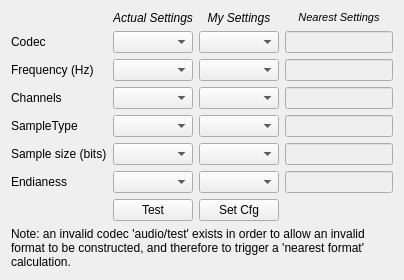
                    <widget class="QWidget" name="testFormatTab">
                     <attribute name="title">
                      <string>Test format</string>
                     </attribute>
                     <layout class="QGridLayout" name="gridLayout_5">
                      <item row="0" column="1">
                       <widget class="QLabel" name="actualLabel">
                        <property name="sizePolicy">
                         <sizepolicy hsizetype="Preferred" vsizetype="Fixed">
                          <horstretch>0</horstretch>
                          <verstretch>0</verstretch>
                         </sizepolicy>
                        </property>
                        <property name="frameShape">
                         <enum>QFrame::NoFrame</enum>
                        </property>
                        <property name="frameShadow">
                         <enum>QFrame::Plain</enum>
                        </property>
                        <property name="text">
                         <string>&lt;i&gt;Actual Settings&lt;/i&gt;</string>
                        </property>
                        <property name="textFormat">
                         <enum>Qt::RichText</enum>
                        </property>
                        <property name="alignment">
                         <set>Qt::AlignCenter</set>
                        </property>
                       </widget>
                      </item>
                      <item row="0" column="2">
                       <widget class="QLabel" name="actualLabel_2">
                        <property name="sizePolicy">
                         <sizepolicy hsizetype="Preferred" vsizetype="Fixed">
                          <horstretch>0</horstretch>
                          <verstretch>0</verstretch>
                         </sizepolicy>
                        </property>
                        <property name="frameShape">
                         <enum>QFrame::NoFrame</enum>
                        </property>
                        <property name="frameShadow">
                         <enum>QFrame::Plain</enum>
                        </property>
                        <property name="text">
                         <string>&lt;html&gt;&lt;head/&gt;&lt;body&gt;&lt;p&gt;&lt;span style=&quot; font-style:italic;&quot;&gt;My Settings&lt;/span&gt;&lt;/p&gt;&lt;/body&gt;&lt;/html&gt;</string>
                        </property>
                        <property name="textFormat">
                         <enum>Qt::RichText</enum>
                        </property>
                        <property name="alignment">
                         <set>Qt::AlignCenter</set>
                        </property>
                       </widget>
                      </item>
                      <item row="0" column="3">
                       <widget class="QLabel" name="nearestLabel">
                        <property name="sizePolicy">
                         <sizepolicy hsizetype="Preferred" vsizetype="Fixed">
                          <horstretch>0</horstretch>
                          <verstretch>0</verstretch>
                         </sizepolicy>
                        </property>
                        <property name="frameShape">
                         <enum>QFrame::NoFrame</enum>
                        </property>
                        <property name="frameShadow">
                         <enum>QFrame::Plain</enum>
                        </property>
                        <property name="text">
                         <string>&lt;!DOCTYPE HTML PUBLIC &quot;-//W3C//DTD HTML 4.0//EN&quot; &quot;http://www.w3.org/TR/REC-html40/strict.dtd&quot;&gt;
&lt;html&gt;&lt;head&gt;&lt;meta name=&quot;qrichtext&quot; content=&quot;1&quot; /&gt;&lt;style type=&quot;text/css&quot;&gt;
p, li { white-space: pre-wrap; }
&lt;/style&gt;&lt;/head&gt;&lt;body style=&quot; font-family:'MS Shell Dlg 2'; font-size:8.25pt; font-weight:400; font-style:normal;&quot;&gt;
&lt;p style=&quot; margin-top:0px; margin-bottom:0px; margin-left:0px; margin-right:0px; -qt-block-indent:0; text-indent:0px;&quot;&gt;&lt;span style=&quot; font-style:italic;&quot;&gt;Nearest Settings&lt;/span&gt;&lt;/p&gt;&lt;/body&gt;&lt;/html&gt;</string>
                        </property>
                        <property name="textFormat">
                         <enum>Qt::RichText</enum>
                        </property>
                        <property name="alignment">
                         <set>Qt::AlignCenter</set>
                        </property>
                       </widget>
                      </item>
                      <item row="1" column="0">
                       <widget class="QLabel" name="actualCodecLabel">
                        <property name="text">
                         <string>Codec</string>
                        </property>
                       </widget>
                      </item>
                      <item row="1" column="1">
                       <widget class="QComboBox" name="codecsBox"/>
                      </item>
                      <item row="1" column="2">
                       <widget class="QComboBox" name="codecsBox_2"/>
                      </item>
                      <item row="1" column="3">
                       <widget class="QLineEdit" name="nearestCodec">
                        <property name="enabled">
                         <bool>false</bool>
                        </property>
                       </widget>
                      </item>
                      <item row="2" column="0">
                       <widget class="QLabel" name="actualFreqLabel">
                        <property name="text">
                         <string>Frequency (Hz)</string>
                        </property>
                       </widget>
                      </item>
                      <item row="2" column="1">
                       <widget class="QComboBox" name="sampleRateBox">
                        <property name="sizePolicy">
                         <sizepolicy hsizetype="Expanding" vsizetype="Fixed">
                          <horstretch>0</horstretch>
                          <verstretch>0</verstretch>
                         </sizepolicy>
                        </property>
                       </widget>
                      </item>
                      <item row="2" column="2">
                       <widget class="QComboBox" name="sampleRateBox_2">
                        <property name="sizePolicy">
                         <sizepolicy hsizetype="Expanding" vsizetype="Fixed">
                          <horstretch>0</horstretch>
                          <verstretch>0</verstretch>
                         </sizepolicy>
                        </property>
                       </widget>
                      </item>
                      <item row="2" column="3">
                       <widget class="QLineEdit" name="nearestSampleRate">
                        <property name="enabled">
                         <bool>false</bool>
                        </property>
                       </widget>
                      </item>
                      <item row="3" column="0">
                       <widget class="QLabel" name="actualChannelLabel">
                        <property name="text">
                         <string>Channels</string>
                        </property>
                       </widget>
                      </item>
                      <item row="3" column="1">
                       <widget class="QComboBox" name="channelsBox"/>
                      </item>
                      <item row="3" column="2">
                       <widget class="QComboBox" name="channelsBox_2"/>
                      </item>
                      <item row="3" column="3">
                       <widget class="QLineEdit" name="nearestChannel">
                        <property name="enabled">
                         <bool>false</bool>
                        </property>
                       </widget>
                      </item>
                      <item row="4" column="0">
                       <widget class="QLabel" name="actualSampleTypeLabel">
                        <property name="text">
                         <string>SampleType</string>
                        </property>
                       </widget>
                      </item>
                      <item row="4" column="1">
                       <widget class="QComboBox" name="sampleTypesBox"/>
                      </item>
                      <item row="4" column="2">
                       <widget class="QComboBox" name="sampleTypesBox_2"/>
                      </item>
                      <item row="4" column="3">
                       <widget class="QLineEdit" name="nearestSampleType">
                        <property name="enabled">
                         <bool>false</bool>
                        </property>
                       </widget>
                      </item>
                      <item row="5" column="0">
                       <widget class="QLabel" name="actualSampleSizeLabel">
                        <property name="text">
                         <string>Sample size (bits)</string>
                        </property>
                       </widget>
                      </item>
                      <item row="5" column="1">
                       <widget class="QComboBox" name="sampleSizesBox"/>
                      </item>
                      <item row="5" column="2">
                       <widget class="QComboBox" name="sampleSizesBox_2"/>
                      </item>
                      <item row="5" column="3">
                       <widget class="QLineEdit" name="nearestSampleSize">
                        <property name="enabled">
                         <bool>false</bool>
                        </property>
                       </widget>
                      </item>
                      <item row="6" column="0">
                       <widget class="QLabel" name="actualEndianLabel">
                        <property name="text">
                         <string>Endianess</string>
                        </property>
                       </widget>
                      </item>
                      <item row="6" column="1">
                       <widget class="QComboBox" name="endianBox"/>
                      </item>
                      <item row="6" column="2">
                       <widget class="QComboBox" name="endianBox_2"/>
                      </item>
                      <item row="6" column="3">
                       <widget class="QLineEdit" name="nearestEndian">
                        <property name="enabled">
                         <bool>false</bool>
                        </property>
                       </widget>
                      </item>
                      <item row="7" column="1">
                       <widget class="QPushButton" name="testButton">
                        <property name="text">
                         <string>Test</string>
                        </property>
                       </widget>
                      </item>
                      <item row="7" column="2">
                       <widget class="QPushButton" name="MyAudioSetButton">
                        <property name="text">
                         <string>Set Cfg</string>
                        </property>
                       </widget>
                      </item>
                      <item row="7" column="3">
                       <widget class="QLabel" name="testResult">
                        <property name="text">
                         <string/>
                        </property>
                       </widget>
                      </item>
                      <item row="8" column="0" colspan="4">
                       <widget class="QLabel" name="label_2">
                        <property name="sizePolicy">
                         <sizepolicy hsizetype="Preferred" vsizetype="Fixed">
                          <horstretch>0</horstretch>
                          <verstretch>0</verstretch>
                         </sizepolicy>
                        </property>
                        <property name="text">
                         <string>Note: an invalid codec 'audio/test' exists in order to allow an invalid format to be constructed, and therefore to trigger a 'nearest format' calculation.</string>
                        </property>
                        <property name="wordWrap">
                         <bool>true</bool>
                        </property>
                       </widget>
                      </item>
                     </layout>
                    </widget>
